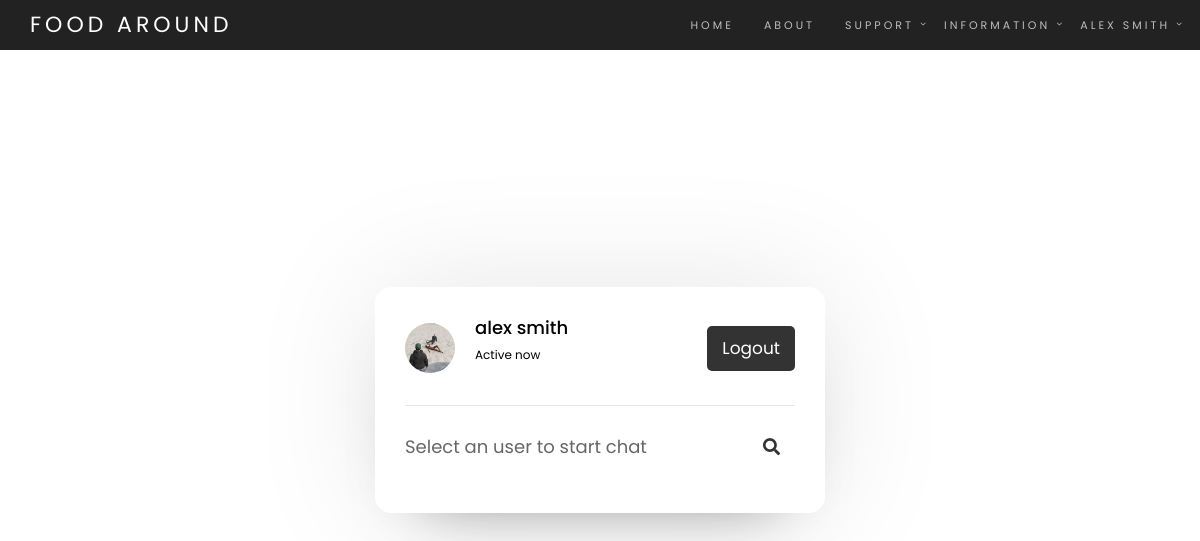
Before: /users.php (signed in) with the older database file.
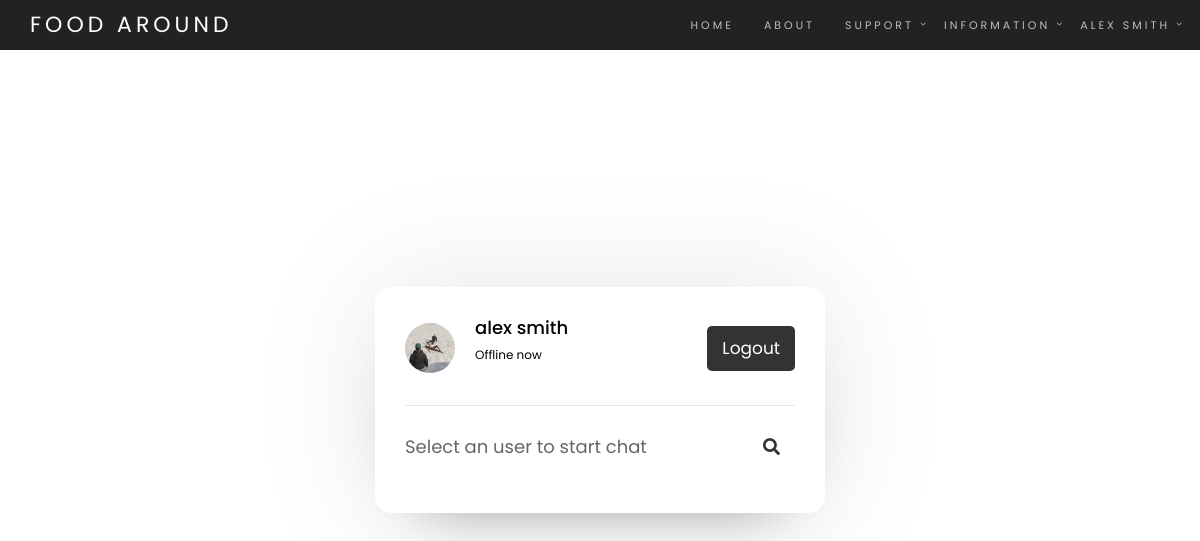
After: the same page with the newer database file.
### tables this page shows
CREATE TABLE `users` (
  `unique_id` int(255) NOT NULL,
  `fname` varchar(255) NOT NULL,
  `lname` varchar(255) NOT NULL,
  `email` varchar(255) NOT NULL,
  `password` varchar(255) NOT NULL,
  `img` varchar(255) NOT NULL,
  `status` varchar(255) NOT NULL,
  `role` varchar(255) NOT NULL
);

### users.php (the view, shortened to what this page needs)
<?php include_once "includes/header.php"; ?>
<body>
<?php include_once "includes/nav.php"; ?>
<?php
  include_once "assets/php/config.php";
?>
  <div class="wrapper">
    <section class="users">
      <header>
        <div class="content">
          <?php
            $sql = mysqli_query($conn, "SELECT * FROM users WHERE unique_id = {$_SESSION['unique_id']}");
            if(mysqli_num_rows($sql) > 0){
              $row = mysqli_fetch_assoc($sql);
            }
          ?>
          <img src="assets/images/chat_images/<?php echo $row['img']; ?>" alt="logotipul">
          <div class="details">
            <span><?php echo $row['fname']. " " . $row['lname'] ?></span>
            <p><?php echo $row['status']; ?></p>
          </div>
        </div>
        <a href="assets/php/logout.php?logout_id=<?php echo $row['unique_id']; ?>" class="logout">Logout</a>
      </header>
      <div class="search">
        <span class="text">Select an user to start chat</span>
        <button><i class="fas fa-search"></i></button>
      </div>
    </section>
  </div>
</body>
</html>

### includes/nav.php (shortened to what this page needs)
<?php
    include_once "./assets/php/config.php";
    if(!isset($_SESSION['unique_id'])) {
    }
    else{
        $sql = mysqli_query($conn, "SELECT * FROM users WHERE unique_id = {$_SESSION['unique_id']}");
        if(mysqli_num_rows($sql) > 0) {
            $row = mysqli_fetch_assoc($sql);
        }else{
            header("location: users.php");
        }
    }
?>
      <nav class="navbar navbar-custom navbar-fixed-top" role="navigation">
        <div class="container">
          <div class="navbar-header">
            <a class="navbar-brand" href="index.php"> Food Around </a>
          </div>
          <div class="collapse navbar-collapse" id="custom-collapse">
            <ul class="nav navbar-nav navbar-right">
              <li><a href="index.php">home</a></li>
              <li><a href="about.php">about</a></li>
                <?php
                    if (!isset($_SESSION['unique_id']))
                    {}
                    else{
                        ?>
                        <li class="dropdown"><a class="dropdown-toggle" href="#" data-toggle="dropdown">support</a>
                        </li>
                <?php
                    }
                ?>
              <li class="dropdown"><a class="dropdown-toggle" href="#" data-toggle="dropdown">information</a>
              </li>
                  <li class="dropdown">
                        <?php
                        if(!isset($_SESSION['unique_id'])) {
                            ?>
                            <a href="login.php" >Login</a>
                        <?php
                        }
                        else {
                            ?>
                            <a class="dropdown-toggle" href="#" data-toggle="dropdown">
                            <?php echo $row['fname']. " " . $row['lname'];
                            ?>
                            </a>
                        <?php
                        }
                        ?>
                  </li>
            </ul>
          </div>
        </div>
      </nav>

Changed rows visible on the page:
changed users "alex": status "Active now" → "Offline now"
